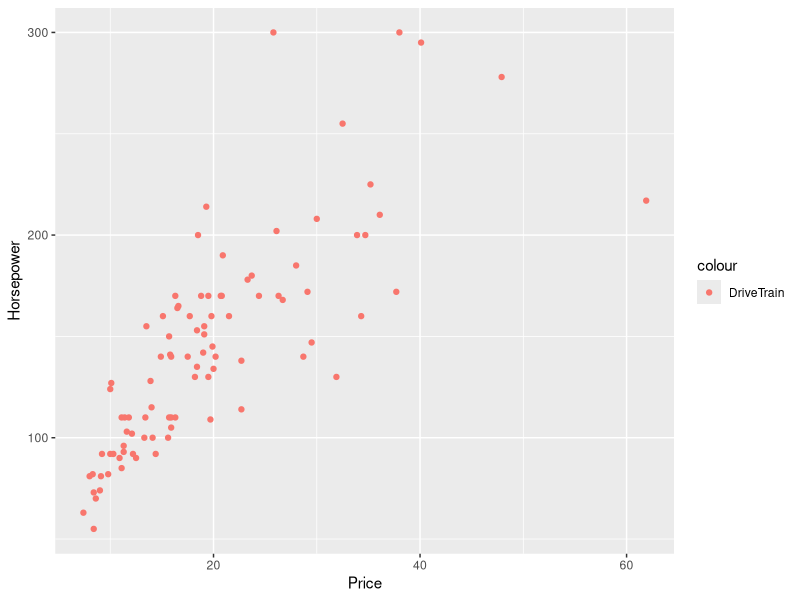
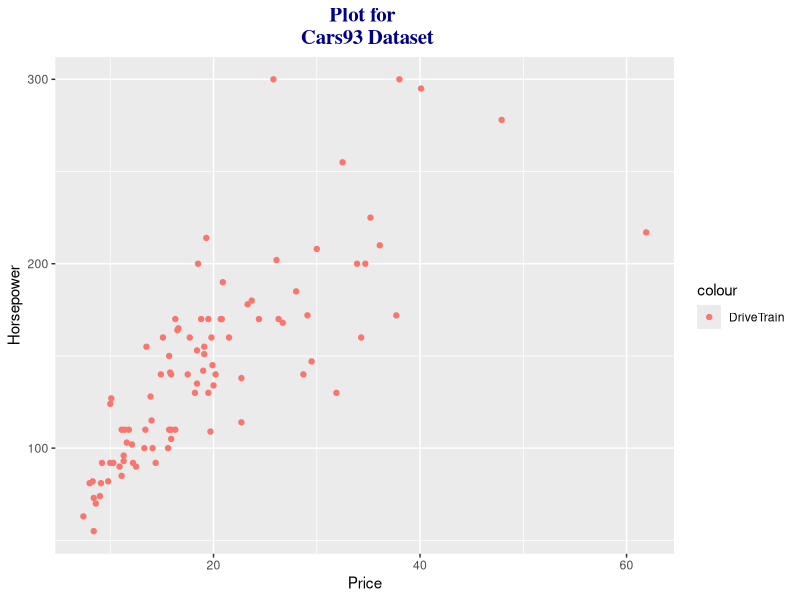
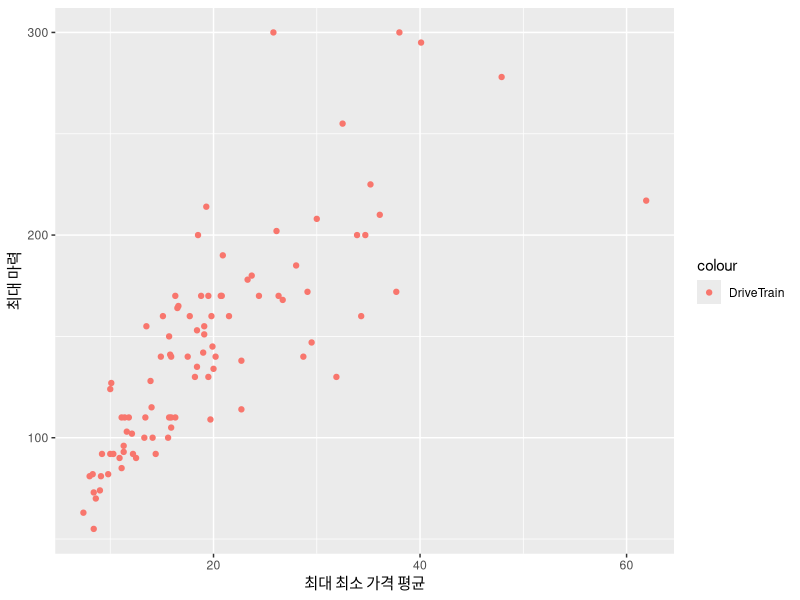
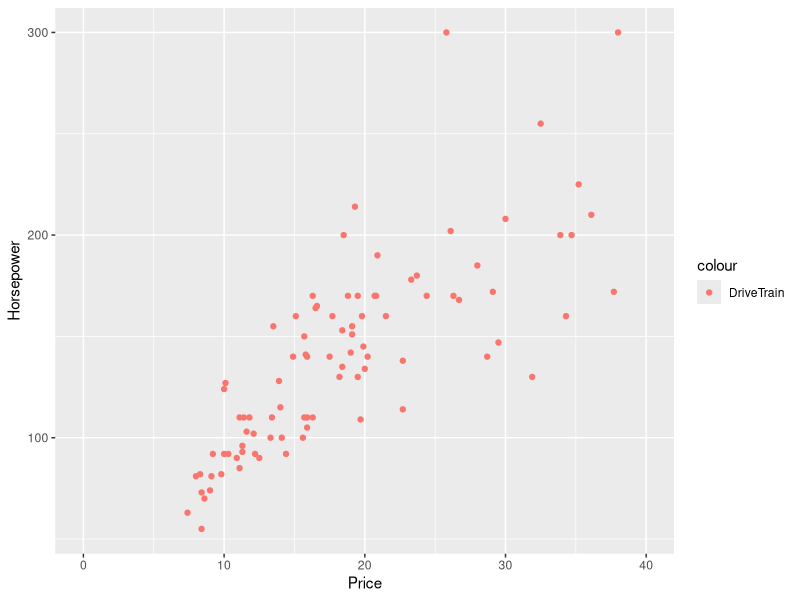
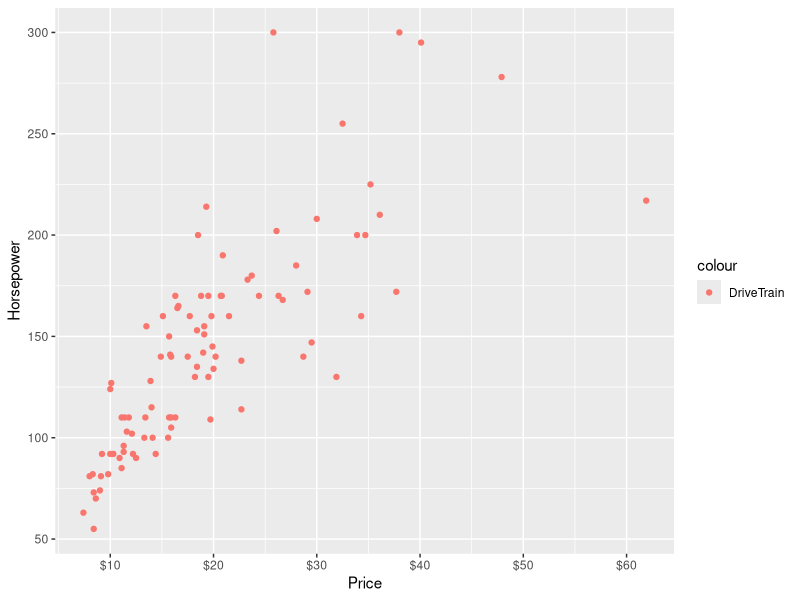
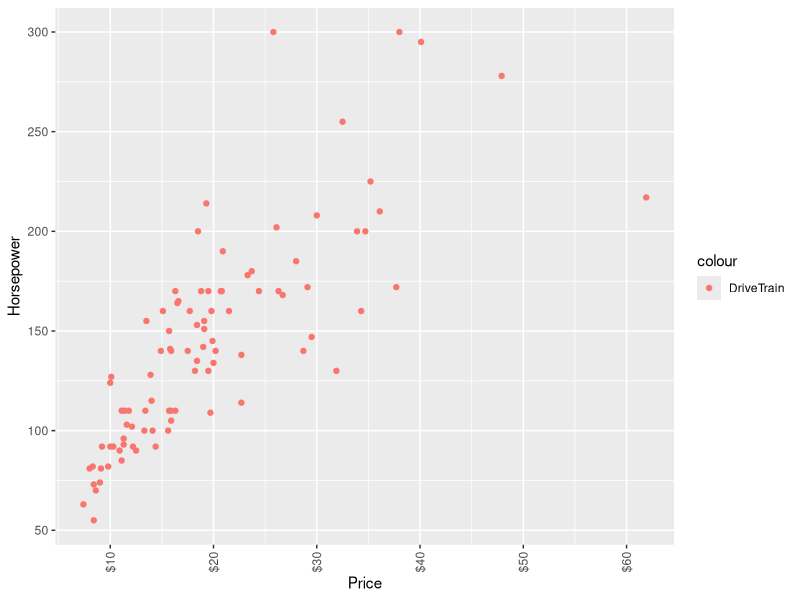
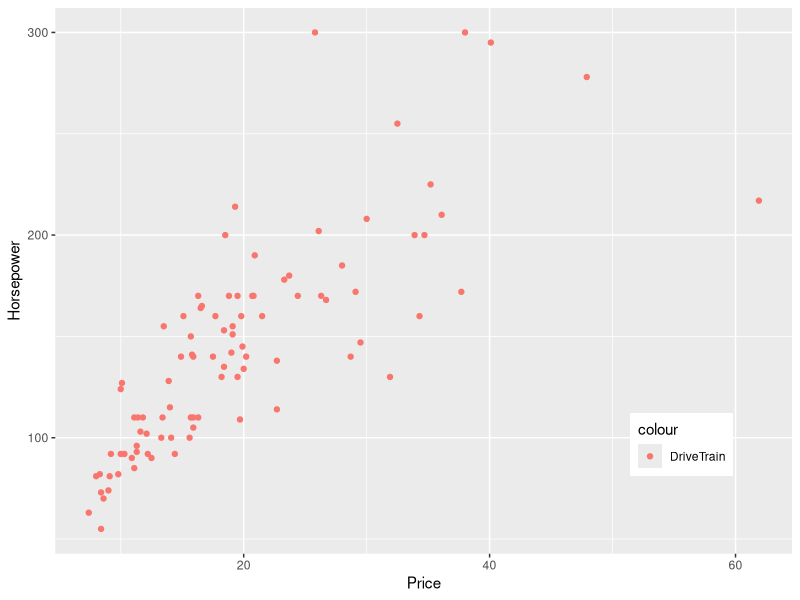
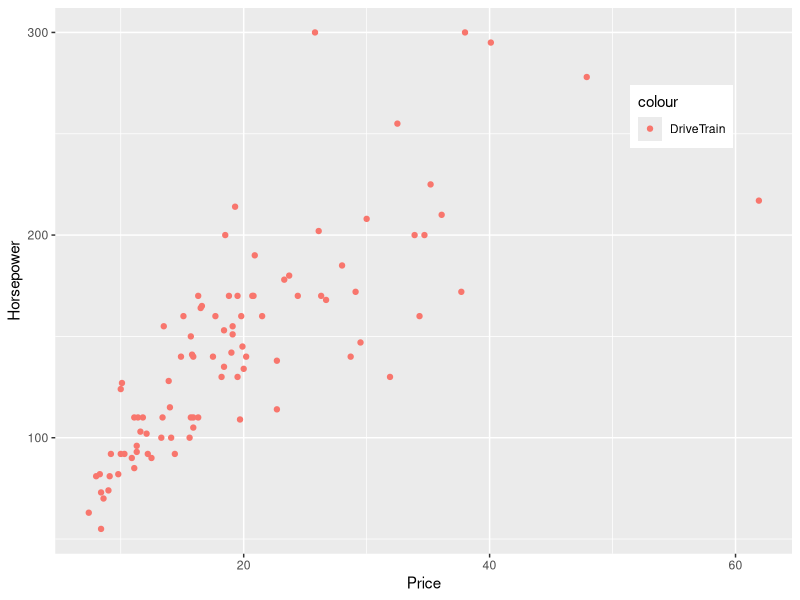

Reproduce these figures in R, in order.

library(ggplot2)
library(MASS)
data(Cars93)
car<-Cars93
dim(car)
names(car)

b_plot <- ggplot(car, aes(x=Price, y=Horsepower))+
  geom_point(aes(color='DriveTrain'))
b_plot

## 타이틀에 대한 글씨체 정렬, 크기
b_plot + ggtitle('Plot for \n Cars93 Dataset') +
  theme(plot.title = element_text(family='serif',
                                  face='bold',
                                  hjust=0.5,
                                  size=15,
                                  color='darkblue'))

## x, y축 타이틀 레이블명 변경
b_plot+ labs(x='최대 최소 가격 평균', y='최대 마력')
ggsave('axis_title.jpg', dpi=300)

## x축 y축 범위 지정
b_plot +lims(x=c(0,40))


## x, y축 레벨 쪼개기
b_plot + scale_x_continuous(breaks=c(10,20,30,40,50,60),
                            labels=paste0('$', c(10,20,30,40,50,60)))+
  scale_y_continuous(breaks=c(50,100,150,200,250,300))

## 축의 눈금 문자열을 90도 돌리기
b_plot + scale_x_continuous(breaks=c(10,20,30,40,50,60),
                            labels=paste0('$', c(10,20,30,40,50,60)))+
  scale_y_continuous(breaks=c(50,100,150,200,250,300))+
  theme(axis.text.x=element_text(angle=90, hjust=1, vjust=0.5))

## 범례 넣기
b_plot+theme(legend.position=c(0.85, 0.2))
b_plot+theme(legend.position=c(0.85, 0.8))


## 글자 쓰기
b_plot+annotate('text', x=52, y=100, label='Price Limit')+
  annotate('text', x=10, y=230, label='Candidate')

## 사각형 그리기
b_plot+annotate('text', x=52, y=100, label='Price Limit')+
  annotate('text', x=10, y=230, label='Candidate')+
  annotate('rect', xmin=0, xmax=40, ymin=0, ymax=250, alpha=.5, fill='skyblue')+
  annotate('segment', x=60, xend=60, y=0, yend=300, color='black', size=1)

## 좌표축 x, y 뒤집기
b_plot +coord_flip()
b_plot+scale_color_grey()
